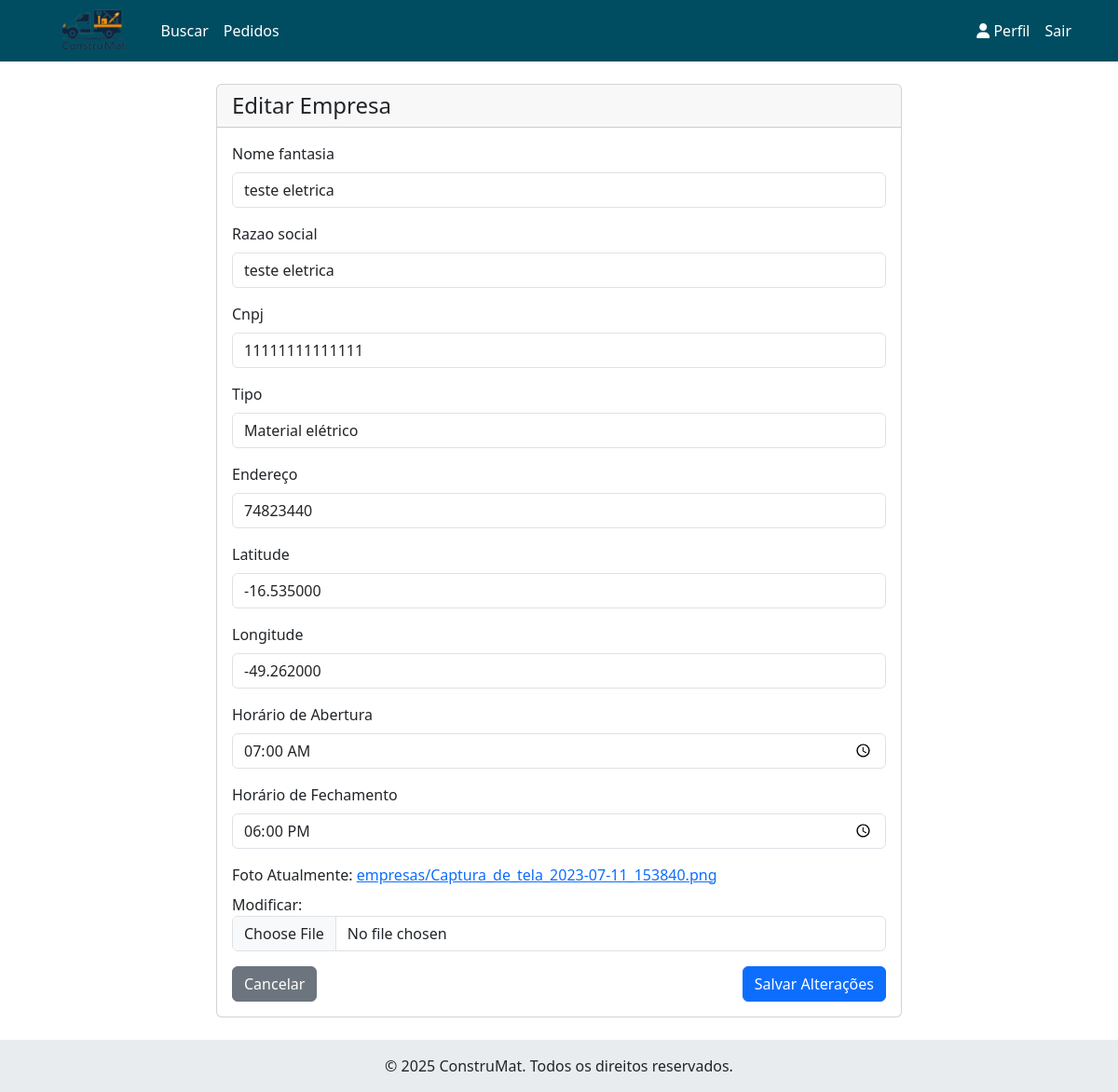
/empresas/2/editar/ (signed in), run on the app's committed database.
### empresas/models.py (models this page shows, shortened)
class Empresa(models.Model):
    usuario = models.OneToOneField(Usuario, on_delete=models.CASCADE)
    nome_fantasia = models.CharField(max_length=100)
    razao_social = models.CharField(max_length=100)
    cnpj = models.CharField(max_length=14, unique=True)
    tipo = models.ForeignKey(TipoEmpresa, on_delete=models.PROTECT)
    endereco = models.CharField('Endereço', max_length=200)
    latitude = models.DecimalField(max_digits=9, decimal_places=6)
    longitude = models.DecimalField(max_digits=9, decimal_places=6)
    hora_abertura = models.TimeField('Horário de Abertura')
    hora_fechamento = models.TimeField('Horário de Fechamento')
    foto = models.ImageField(upload_to='empresas/')
    ativo = models.BooleanField(default=True)
    class Meta:
        verbose_name = 'Empresa'
        verbose_name_plural = 'Empresas'

### empresas/views.py (the view)
# urls.py: path('<int:empresa_id>/editar/', views.editar_empresa, name='editar_empresa'),
@login_required
def editar_empresa(request, empresa_id):
    empresa = get_object_or_404(Empresa, id=empresa_id, usuario=request.user)
    if request.method == 'POST':
        form = EmpresaForm(request.POST, request.FILES, instance=empresa)
        if form.is_valid():
            form.save()
            messages.success(request, 'Empresa atualizada com sucesso!')
            return redirect('perfil')
    else:
        form = EmpresaForm(instance=empresa)
    return render(request, 'empresas/form_empresa.html', {'form': form, 'empresa': empresa})

### empresas/forms.py
class EmpresaForm(forms.ModelForm):
    class Meta:
        model = Empresa
        fields = [
            'nome_fantasia', 'razao_social', 'cnpj', 'tipo',
            'endereco', 'latitude', 'longitude',
            'hora_abertura', 'hora_fechamento', 'foto'
        ]
        widgets = {
            'hora_abertura': forms.TimeInput(attrs={'type': 'time'}),
            'hora_fechamento': forms.TimeInput(attrs={'type': 'time'}),
        }
    def __init__(self, *args, **kwargs):
        super().__init__(*args, **kwargs)
        for field in self.fields.values():
            field.widget.attrs['class'] = 'form-control'

### empresas/models.py (called while the page is built)
    def __str__(self):
        return self.nome

### usuarios/context_processors.py (called while the page is built)
def notificacoes(request):
    if request.user.is_authenticated:
        conversas = Conversa.objects.filter(
            Q(pedido__cliente=request.user) |
            Q(pedido__empresa__usuario=request.user) |
            Q(pedido__motorista__usuario=request.user)
        ).annotate(
            mensagens_nao_lidas=Count(
                'mensagem',
                filter=Q(
                    mensagem__lida=False
                ) & ~Q(mensagem__remetente=request.user)
            )
        )
        mensagens_nao_lidas = sum(conversa.mensagens_nao_lidas for conversa in conversas)
    else:
        mensagens_nao_lidas = 0
    return {'mensagens_nao_lidas': mensagens_nao_lidas}

### templates/empresas/form_empresa.html (shortened to what this page needs)
{% extends 'base.html' %}
{% block content %}
<div class="row justify-content-center">
    <div class="col-md-8">
        <div class="card">
            <div class="card-header">
                <h4 class="mb-0">Editar Empresa</h4>
            </div>
            <div class="card-body">
                <form method="post" enctype="multipart/form-data">
                    {% for field in form %}
                    <div class="mb-3">
                        <label for="{{ field.id_for_label }}" class="form-label">{{ field.label }}</label>
                        {{ field }}
                    </div>
                    {% endfor %}
                    <div class="d-flex justify-content-between">
                        <a href="{% url 'perfil' %}" class="btn btn-secondary">Cancelar</a>
                        <button type="submit" class="btn btn-primary">Salvar Alterações</button>
                    </div>
                </form>
            </div>
        </div>
    </div>
</div>
{% endblock %}

### templates/base.html (style rules this page uses)
:root { --primary-color: #004d61; --accent-color: #ff6f3c; --background-color: #f8f9fa; --text-color: #ffffff; --footer-color: #e9ecef; }

### data on the page
Empresa: form "teste eletrica" "teste eletrica" "11111111111111" "Material elétrico" "74823440" "-16.535000" "-49.262000" "07:00:00" "18:00:00"

### other printed values
{{ field.label }} "Nome fantasia" "Razao social" "Cnpj" "Tipo" "Endereço" "Latitude" "Longitude" "Horário de Abertura" "Horário de Fechamento" "Foto"
